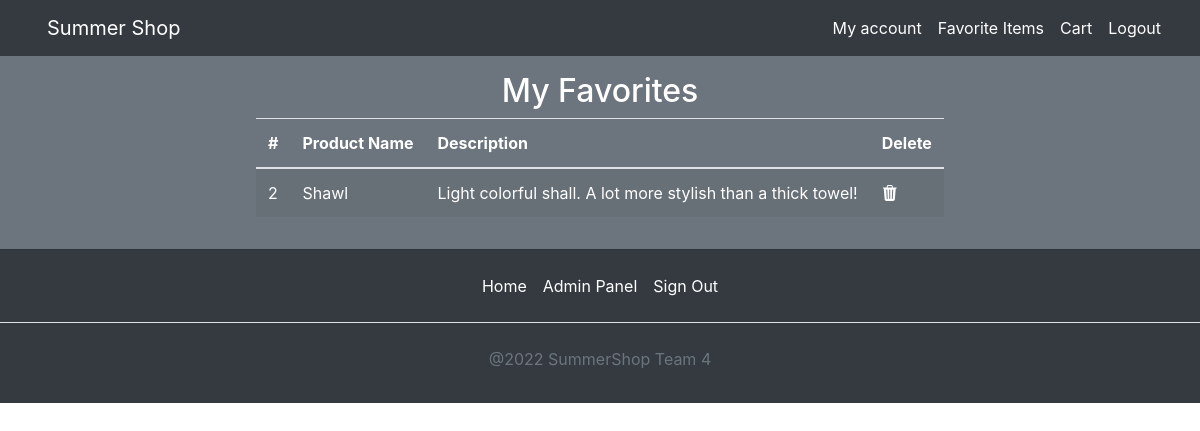
The page /myfavorites.php (signed in) on the database its author committed.
### tables this page shows
CREATE TABLE `favorites` (
  `id` int(11) NOT NULL,
  `user_id` int(11) NOT NULL,
  `product_id` int(11) NOT NULL
);

CREATE TABLE `products` (
  `id` int(11) NOT NULL,
  `name` varchar(255) NOT NULL,
  `description` varchar(255) NOT NULL,
  `price` decimal(10,2) NOT NULL
);

### models/favorites.php (called while the page is built, shortened)
<?php
class favorites{
private $conn;
public function __construct($db) {
    $this->conn = $db;
  }
  public function getFavorites()
  {
    $r=$_SESSION['id'];
    $query = 'SELECT f.user_id, f.product_id, p.id, p.name, p.description, u.id
    FROM favorites as f
    JOIN products as p on f.product_id = p.id
    JOIN users as u on f.user_id = u.id
    WHERE f.user_id = ' . $r . '';
    $stmt = $this->conn->prepare($query);
    $stmt->execute();
    return $stmt;
    }
}
?>

### myfavorites.php (the view, shortened to what this page needs)
<?php
include_once 'models/favorites.php';
$database = new Database();
$db = $database->connect();
$favorites = new favorites($db);
$result = $favorites->getFavorites();
$num = $result->rowCount();
?>
<!DOCTYPE html>
<html lang="en">
<head>
  <link rel="stylesheet" href="https://cdn.jsdelivr.net/npm/bootstrap@4.3.1/dist/css/bootstrap.min.css"
>
  <link rel="stylesheet" href="https://cdn.jsdelivr.net/npm/bootstrap-icons@1.8.3/font/bootstrap-icons.css">
</head>
<body>
<?php
  require 'header.php';
?>
<div class="d-flex flex-grow-1 p-3 ms-auto justify-content-center text-white bg-secondary">
                <div class="row-flex">
                    <h2 class="text-center">My Favorites</h2>
                    <table class="table table-striped text-white">
                        <thead>
                            <tr>
                                <th scope="col">#</th>
                                <th scope="col">Product Name</th>
                                <th scope="col">Description</th>
                                <th scope="col">Delete</th>
                            </tr>
                        </thead>
                        <tbody>
                        <?php
                  if ($num > 0) {
                    while ($row = $result->fetch(PDO::FETCH_ASSOC)) {
			              echo	"<tr>";
                    echo "<td>" . $row["product_id"] . "</td>";
                    echo "<td>" . $row['name'] . "</td>";
                    echo "<td>" . $row['description']. "</td>";
                    echo "<td> <a href='api/users/deletefavorites.php?id=$row[product_id]?>'><i class='bi bi-trash3-fill text-white'></i></a></td>";
                    echo "</tr>";
                  }
                }
                ?>
                        </tbody>
                    </table>
                </div>
            </div>
<footer class="py-3 bg-dark">
    <ul class="nav justify-content-center border-bottom pb-3">
      <li class="nav-item"><a class="nav-link px-2 text-white" href="home.php">Home</a></li>
      <li class="nav-item"><a class="nav-link px-2 text-white" href="#">Admin Panel</a></li>
      <li class="nav-item"><a class="nav-link px-2 text-white" href="#">Sign Out</a></li>
    </ul>
    <p class="text-center text-muted pt-4">@2022 SummerShop Team 4</p>
  </footer>

### rows shown on the page
favorites: product "2", product.name "Shawl", product.description "Light colorful shall. A lot more stylish than a thick towel!"
